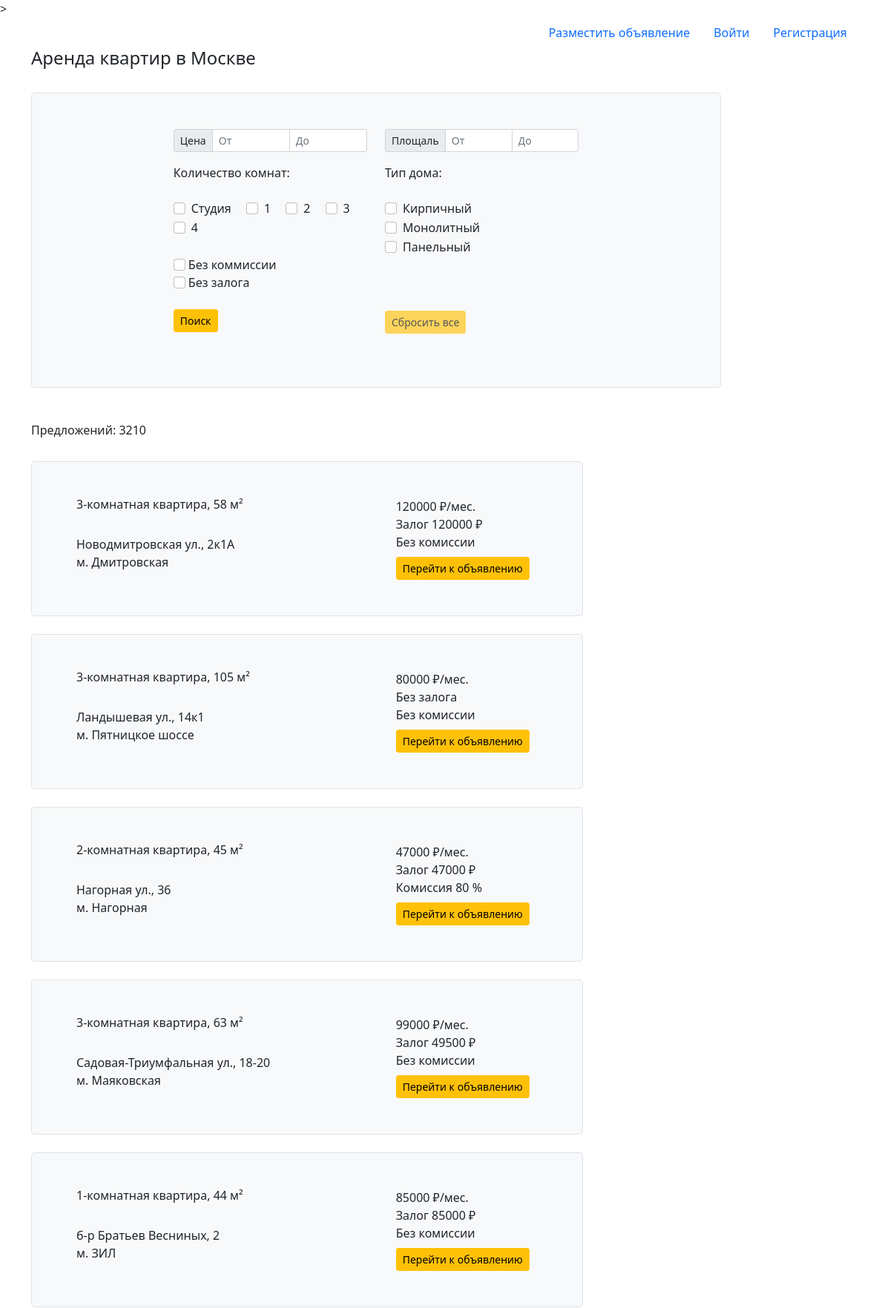
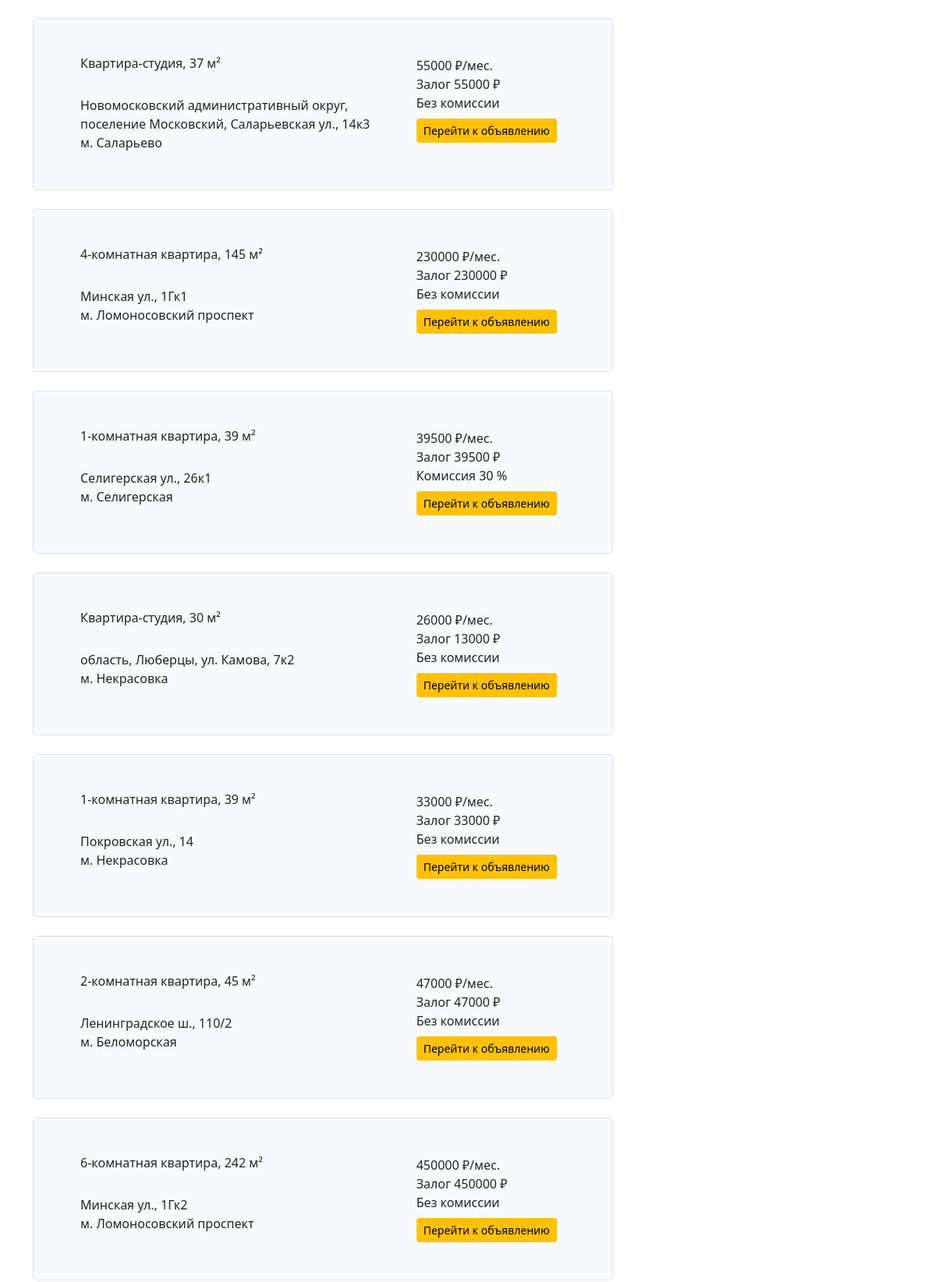
The page / (upper part) on the database its author committed (2 pictures, top to bottom).
### webapp/model.py (models this page shows, shortened)
class Flat(db.Model):
    BRICK, MONOLITE, PANEL = range(1, 4)
    MATERIALS_NAMES = {
        BRICK: 'Кирпич',
        MONOLITE: 'Монолит',
        PANEL: 'Панель',
    }
    id = db.Column(db.Integer, primary_key=True)
    user_id = db.Column(db.Integer, db.ForeignKey('user.id'))
    num_rooms = db.Column(db.Integer)
    floor = db.Column(db.Integer)
    link = db.Column(db.String, unique=True)
    area = db.Column(db.Integer)
    material = db.Column(db.Integer)
    metro = db.Column(db.String)
    district = db.Column(db.String)
    street = db.Column(db.String)
    price = db.Column(db.Integer)
    commission = db.Column(db.Integer)
    deposit = db.Column(db.Integer)
    user = relationship('User')

### webapp/ads/veiws.py (the view)
@blueprint.route('/index', methods=["GET"])
@blueprint.route('/', methods=["GET"])
def index():
    form = FilterForm()
    if request.args.get('page'):
        page = int(request.args.get('page'))
    else:
        page = 1
    flats_count = Flat.query.count()
    query = Flat.query.paginate(page=page, per_page=25)
    return render_template('index.html', flats=query, form=form, flats_count=flats_count)

### webapp/ads/forms.py
class FilterForm(FlaskForm):
    price_min = IntegerField('price_min', render_kw={'class': 'form-control'})
    price_max = IntegerField('price_max', render_kw={'class': 'form-control'})
    rooms = [(0, 'Студия'), (1, '1'), (2, '2'), (3, '3'), (4, '4')]
    rooms = MultiCheckboxField('rooms', choices=rooms, coerce=int, render_kw={'class': "form-check-input"})
    area_min = IntegerField('area_min', render_kw={'class': 'form-control'})
    area_max = IntegerField('area_max', render_kw={'class': 'form-control'})
    type_material = [("Кирпичный", 'Кирпичный'), ("Монолитный", 'Монолитный'), ("Панельный", 'Панельный')]
    material = MultiCheckboxField('material', choices=type_material, coerce=str)
    commission = BooleanField('Без коммиссии')
    deposit = BooleanField('Без залога')

### webapp/templates/index.html (shortened to what this page needs)
{% extends 'Base.html' %}
{% block content %}>
<div class="container">
  <ul class="nav justify-content-end">
    {% if current_user.is_authenticated %}
    <li class="nav-item">
      <div class="nav-link disabled">Привет, {{ current_user.username }}!</div>
    </li>
    <li class="nav-item">
      <a class="nav-link active" aria-current="page" href={{ url_for('user.user') }}>Разместить объявление</a>
    </li>
    <li class="nav-item">
      <a class="nav-link active" aria-current="page" href={{ url_for('user.logout') }}>Выйти</a>
    </li>
    {% else %}
    <li class="nav-item">
      <a class="nav-link active" aria-current="page" href={{ url_for('user.user') }}>Разместить объявление</a>
    </li>
    <li class="nav-item">
    <a class="nav-link active" aria-current="page" href={{ url_for('user.login') }}>Войти</a>
    </li>
    <li class="nav-item">
      <a class="nav-link active" aria-current="page" href={{ url_for('user.registration') }}>Регистрация</a>
    </li>
    {% endif %}
  </ul>
</div>
<div class="container-sm">
  <div class='col-10 justify-content-center'>
    <h4>Аренда квартир в Москве</h4><br>
    <div class="h-100 p-5 bg-light border rounded-3">
      <form action="{{ url_for('ads.result') }}" method="POST">
        <div class='row justify-content-center'>
          <div class='col-4'>
            <div class="input-group input-group-sm mb-3">
              <span class="input-group-text">Цена</span>
              {{ form.price_min(type='number', placeholder="От") }}
              {{ form.price_max(type='number', placeholder="До") }}
            </div>
            <h7>Количество комнат:</h7><br><br>
            {% for i in form.rooms %}
            <div class="form-check form-check-inline">
              {{ i(class="form-check-input") }}{{ i.label(class="form-check-label") }}
            </div>
            {% endfor %}<br><br>
            {{ form.commission(class="form-check-input") }} {{ form.commission.label }}<br>
            {{ form.deposit(class="form-check-input") }} {{ form.deposit.label }}<br><br>
            <input class="btn btn-warning btn-sm" type="submit" value="Поиск">
          </div>
          <div class='col-4'>
            <div class="input-group input-group-sm mb-3">
              <span class="input-group-text">Площаль</span>
                {{ form.area_min(type='number', placeholder="От")}}
                {{ form.area_max(type='number', placeholder="До") }}
            </div>
            <h7>Тип дома:</h7><br><br>
            {% for i in form.material %}
            <div class="form-check form-check-inline">
              {{ i(class="form-check-input") }}
              {{ i.label }}<br>
            </div>
            {% endfor %}<br>
          </form><br><br><br>
            <form action="{{ url_for('ads.reset') }}" method="POST">
              <input class="btn btn-warning btn-sm" type="submit" value="Сбросить все" {% if url_for(request.endpoint)  != '/result' %} disabled {% endif %}><br>
            </form>
          </div>
        </div><br>
    </div>
</div><br><br>
<div class="container-sm">
  <div class="col-8">
    <h6>Предложений: {{ flats_count }}</h6><br>
    {% for flat in flats.items %}
      <div class="h-100 p-5 bg-light border rounded-3">
        <div class="container-sm">
          <div class="row">
            <div class="col">
              {% if flat.num_rooms == 0%}
              <h6>Квартира-студия, {{ flat.area}} м²</h6><br>
              {% else %}
              <h6>{{ flat.num_rooms }}-комнатная квартира, {{ flat.area}} м²</h6><br>
              {% endif %}
              <h7>{{ flat.street }}</h7><br>
              <h7>м. {{ flat.metro }}</h7>
            </div>
            <div class="col-4">
              <h7>{{ flat.price }} &#8381/мес.</h7><br>
              {% if flat.deposit == 0 %}
                <h7>Без залога</h7><br>
              {% else %}
                <h7>Залог {{ flat.deposit }} &#8381</h7><br>
              {% endif %}
              {% if flat.commission == 0 %}
                <h7>Без комиссии</h7><br>
              {% else %}
                <h7>Комиссия {{ flat.commission }} %</h7><br>
              {% endif %}
              {% if flat.user.username %}
                {{ flat.user.username }}<br>
                {{ flat.user.phone_number }}
                <a button type="button"  class="btn btn-warning btn-sm">{{ flat.user.username }} {{ flat.user.phone_number }}</a><br>
              {% else %}
                <a href={{ flat.link }} button type="button" target="_blank" class="btn btn-warning btn-sm">Перейти к объявлению</a><br>
              {% endif %}
            </div>
          </div>
        </div>
      </div><br>
    {% endfor %}<br>
    <br>
  </div>
</div>
{% endblock %}

### webapp/templates/base.html (shortened to what this page needs)
<!doctype html>
<html lang="ru">
  <head>
    <link href="https://cdn.jsdelivr.net/npm/bootstrap@5.0.2/dist/css/bootstrap.min.css" rel="stylesheet">
  </head>
  <body style="background-color: rgb(255, 255, 255)">
    {% block content %}{% endblock %}
  </body>
</html>

### rows shown on the page
Flat: num_rooms "3", area "58", street "Новодмитровская ул., 2к1А", metro "Дмитровская", price "120000", deposit "120000", commission "Без комиссии"
Flat: num_rooms "3", area "105", street "Ландышевая ул., 14к1", metro "Пятницкое шоссе", price "80000", deposit "Без залога", commission "Без комиссии"
Flat: num_rooms "2", area "45", street "Нагорная ул., 36", metro "Нагорная", price "47000", deposit "47000", commission "80"
Flat: num_rooms "3", area "63", street "Садовая-Триумфальная ул., 18-20", metro "Маяковская", price "99000", deposit "49500", commission "Без комиссии"
Flat: num_rooms "1", area "44", street "б-р Братьев Весниных, 2", metro "ЗИЛ", price "85000", deposit "85000", commission "Без комиссии"
Flat: area "37", street "Новомосковский административный округ, поселение Московский, Саларьевская ул., 14к3", metro "Саларьево", price "55000", deposit "55000", commission "Без комиссии"
Flat: num_rooms "4", area "145", street "Минская ул., 1Гк1", metro "Ломоносовский проспект", price "230000", deposit "230000", commission "Без комиссии"
Flat: num_rooms "1", area "39", street "Селигерская ул., 26к1", metro "Селигерская", price "39500", deposit "39500", commission "30"
Flat: area "30", street "область, Люберцы, ул. Камова, 7к2", metro "Некрасовка", price "26000", deposit "13000", commission "Без комиссии"
Flat: num_rooms "1", area "39", street "Покровская ул., 14", metro "Некрасовка", price "33000", deposit "33000", commission "Без комиссии"
Flat: num_rooms "2", area "45", street "Ленинградское ш., 110/2", metro "Беломорская", price "47000", deposit "47000", commission "Без комиссии"
Flat: num_rooms "6", area "242", street "Минская ул., 1Гк2", metro "Ломоносовский проспект", price "450000", deposit "450000", commission "Без комиссии"

### other values the page prints
{{ i.label(class="form-check-label") }} "Студия" "1" "2" "3" "4"
{{ i.label }} "Кирпичный" "Монолитный" "Панельный"
{{ flats_count }} "3210"
